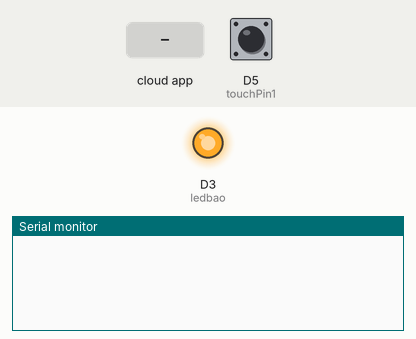
Recording of a sketch running on a simulated ESP8266 (NodeMCU). Parts: output pins drawn as LEDs (lit = HIGH), the last lines printed to the serial monitor. Inputs (shaded band) come from the test bench; at power-on: D5 (touchPin1) LOW. WiFi joins after 1.5 s; servers stay silent unless stated; network time is answered at once with the bench clock; the local clock reads 2024-03-15 10:24:30 at power-on unless the sketch sets it; the Firebase database answers and starts empty.

Above: at 14.7 s.
14.8 s: the phone or cloud app sets modeStatus to 1
At 18.2 s:
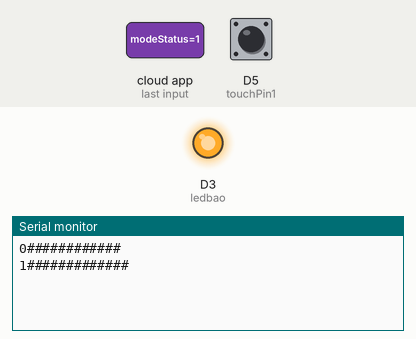
19.3 s: the phone or cloud app sets setHumidityMin to T
At 23.2 s:
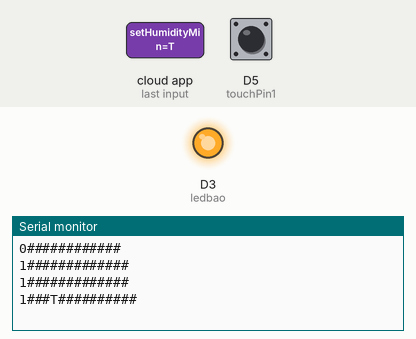
24.1 s: the phone or cloud app sets setHumidityMax to T
At 28.8 s:
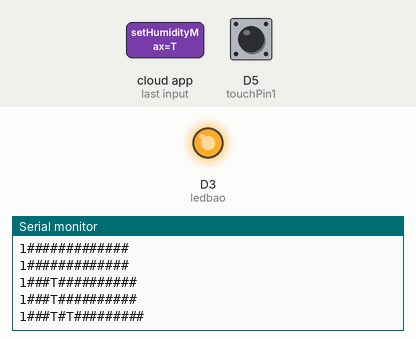
29.1 s: the phone or cloud app sets setTemperatureMin to T
At 33.8 s:
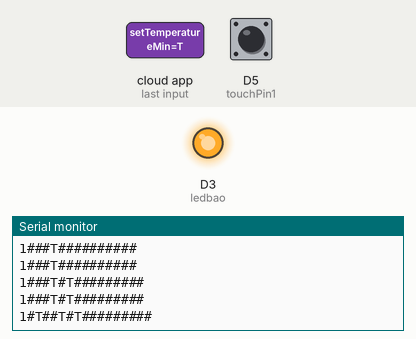
34.1 s: the phone or cloud app sets setTemperatureMax to T
At 38.8 s:
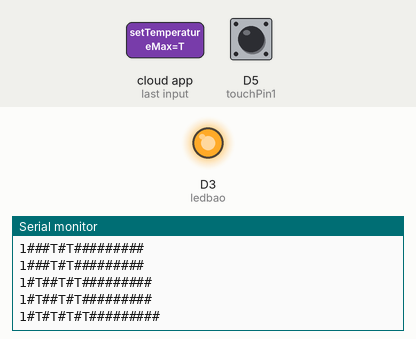
39.1 s: the phone or cloud app sets setTimeTurnOnSpeaker to T
At 41.6 s:
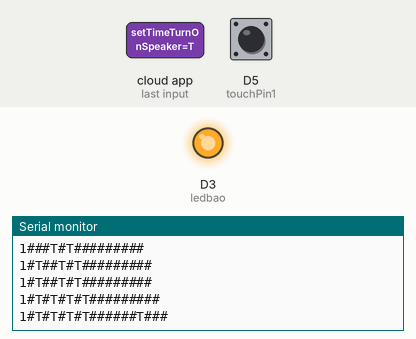

The sketch:

esp8266.ino
```cpp
#include <ESP8266WiFi.h> //https://github.com/esp8266/Arduino
#include <DNSServer.h>
#include <ESP8266WebServer.h>
#include "WiFiManager.h" //https://github.com/tzapu/WiFiManager
#include <FirebaseESP8266.h>
#include <NTPClient.h>
#include <WiFiUdp.h>

#define FIREBASE_HOST "testsound-c65dd-default-rtdb.firebaseio.com"
#define FIREBASE_AUTH "zsdBWuKvcJD4t7sLmAcGCHDjaEgrEiOPcwIVGrCQ"

int ledbao = 0;
int ledState1 = HIGH;         // the current state of the output pin
int buttonState1;             // the current reading from the input pin
int lastButtonState1 = LOW;   // the previous reading from the input pin
unsigned long timeBefore;
unsigned long timeBeforeManual;
unsigned long timeBeforeGetUART;
unsigned long timeBeforeSendUART;
int valueUARTReceivesCount = 0;
unsigned long lastDebounceTime1 = 0;  // the last time the output pin was toggled
unsigned long debounceDelay = 5000;    // the debounce time; increase if the output flickers
const byte touchPin1 = D5;
String iddevice = "100002";
String value = "";
String data = "";
String formattedDate;
String dayStamp;
String timeStamp;
String valueUARTReceive = "";
String valueUARTReceives[20];
String statusOutput = "";
String get_modeStatusFirebase;
String get_setTemperatureMinFirebase;
String get_setTemperatureMaxFirebase;
String get_setHumidityMinFirebase;
String get_setHumidityMaxFirebase;
String get_speakerStatusFirebase;
String get_doorStatusFirebase;
String get_waterPumpStatusFirebase;
String get_heaterStatusFirebase;
String get_fanStatusFirebase;
String get_fan2StatusFirebase;

String get_setTimeTurnOnSpeakerFirebase;
String get_setTimeTurnOffSpeakerFirebase;
String stringManual;

WiFiManager wifiManager;
WiFiUDP ntpUDP;
NTPClient timeClient(ntpUDP, "pool.ntp.org");
FirebaseData fireBase;

void configModeCallback (WiFiManager *myWiFiManager)
{
  // Serial.println("Entered config mode");
  // Serial.println(WiFi.softAPIP());
  // Serial.println(myWiFiManager->getConfigPortalSSID());
  WiFi.softAPIP();
  myWiFiManager->getConfigPortalSSID();
}
void checkButtonReset() {
   int reading1 = digitalRead(touchPin1); //gia tri nut nhan
   if (reading1 == HIGH) {
       digitalWrite(ledbao, !reading1);
   }
    if (reading1 != lastButtonState1) { //neu gia tri nut nhan hien tai ko bang gtri trc do
        lastDebounceTime1 = millis(); // thi set thoi gian bang tgian htai
    }
    if ((millis() - lastDebounceTime1) > debounceDelay) {
        if (reading1 != buttonState1) {
            buttonState1 = reading1;
            if (buttonState1 == HIGH) {
                ledState1 = !ledState1;
                digitalWrite(ledbao, HIGH);
                wifiManager.resetSettings();
                ESP.reset();
            }
        }
    }
    lastButtonState1 = reading1;
}

void setup()
{
  Serial.begin(9600);
  pinMode(ledbao, OUTPUT);
  //Khai bao wifiManager
  //Setup callback de khoi dong AP voi SSID "ESP+chipID"
  wifiManager.setAPCallback(configModeCallback);
  if (!wifiManager.autoConnect("Hung-IOT", "123456789"))
  {
    // Serial.println("failed to connect and hit timeout");
    //Neu ket noi that bai thi reset
    ESP.reset();
    delay(1000);
  }
  // Thanh cong thi bao ra man hinh
  // Serial.println("connected...");
  int n = 0;
  int k = 0;
  while(n < 1) {
    digitalWrite(ledbao, LOW);
    while (k < 100) //~~ 1s
    {
        checkButtonReset();
        delay(10);
        k++;
    }
    k = 0;
    digitalWrite(ledbao, HIGH);
    while (k < 100) //~~ 1s
    {
        checkButtonReset();
        delay(10);
        k++;
    }
    k = 0;
    n++;
  }
  Firebase.begin(FIREBASE_HOST, FIREBASE_AUTH);
  timeClient.begin();
  timeClient.setTimeOffset(25200);
  // Serial.println("done");
  delay(10000);
}
void loop()
{
  getValueUART();
  getFirebase();
  if (get_modeStatusFirebase == "1") {
    if((unsigned long) (millis() - timeBeforeManual) > 1000)
    {
      for(int i=5; i < 8; i++) {
        if (i == 5 ) {
            statusOutput = "temperature";
        }
        else if (i == 6 ) {
            statusOutput = "humidity";
        }
        else if (i == 7 ) {
            statusOutput = "totalBird";
        }
        String DBaddH = iddevice + "/dataRealtime/" + statusOutput;
        Firebase.setString(fireBase,DBaddH,valueUARTReceives[i]); //
      }
      timeBeforeManual = millis();
      stringManual = get_modeStatusFirebase + "#" + get_setTemperatureMinFirebase + "#" + get_setTemperatureMaxFirebase + "#" + get_setHumidityMinFirebase + "#" + get_setHumidityMaxFirebase + "#" + get_speakerStatusFirebase + "#" + get_doorStatusFirebase + "#" + get_waterPumpStatusFirebase + "#" + get_heaterStatusFirebase + "#" + get_fanStatusFirebase + "#" + get_setTimeTurnOnSpeakerFirebase + "#" + get_setTimeTurnOffSpeakerFirebase + "#" + get_fan2StatusFirebase + "#";
      //mode|TemperatureMin|TemperatureMax|HumidityMin|HumidityMax|speaker|door|waterPump|heater|fan|TimeTurnOnSpeaker|TimeTurnOffSpeaker + "$";
    }
  }
  else {
      updateFirebaseRealTime();
      if (stringManual != "0############") {
        stringManual = "0############";
      }
  }
  if((unsigned long) (millis() - timeBeforeSendUART) > 1000)
  {
    Serial.println(stringManual);
    timeBeforeSendUART = millis();
  }
  if((unsigned long) (millis() - timeBefore) > 5000)
  {
      getTime();
      updateFirebaseWithTime();
      timeBefore = millis();
  }
  valueUARTReceivesCount = 0;
}


void getTime() {
    while(!timeClient.update()) {
        timeClient.forceUpdate();
    }
    formattedDate = timeClient.getFormattedDate();
    int splitT = formattedDate.indexOf("T");
    dayStamp = formattedDate.substring(0, splitT);
    timeStamp = formattedDate.substring(splitT+1, formattedDate.length()-1);
    // dayStamp = valueUARTReceives[8];
    // timeStamp = valueUARTReceives[9];
    return;
}
void getValueUART()
{
  if((unsigned long) (millis() - timeBeforeGetUART) > 200)
  {
    while(Serial.available() > 0) {
      value = Serial.readString();
    }
      // door / speaker / waterPump / heater / fan / temperature / humidity / totalBird / "@";
    if (valueUARTReceive != value) {
      valueUARTReceive = value; //Serial đọc chuỗi
      if (valueUARTReceive != "") {
        while (valueUARTReceive.length() > 0)
        {
          int index = valueUARTReceive.indexOf('#');
          if (index == -1)
          {
            valueUARTReceives[valueUARTReceivesCount++] = valueUARTReceive;
            valueUARTReceivesCount = 0;
            break;
          }
          else
          {
            valueUARTReceives[valueUARTReceivesCount++] = valueUARTReceive.substring(0, index);
            valueUARTReceive = valueUARTReceive.substring(index+1);
          }
        }
      }
    }
  }
  value = "";
  return;
}

void updateFirebaseRealTime(){
  for (int i=0; i<9 ;i++) {
    if (i == 0 ) {
        statusOutput = "doorStatus";
    }
    else if (i == 1 ) {
        statusOutput = "speakerStatus";
    }
    else if (i == 2 ) {
        statusOutput = "waterPumpStatus";
    }
    else if (i == 3 ) {
        statusOutput = "heaterStatus";
    }
    else if (i == 4 ) {
        statusOutput = "fanStatus";
    }
    else if (i == 5 ) {
        statusOutput = "temperature";
    }
    else if (i == 6 ) {
        statusOutput = "humidity";
    }
    else if (i == 7 ) {
        statusOutput = "totalBird";
    }
    else if (i == 8 ) {
        statusOutput = "fan2Status";
    }
    String DBaddH = iddevice + "/dataRealtime/" + statusOutput;
    Firebase.setString(fireBase,DBaddH,valueUARTReceives[i]); //
  }

}

void updateFirebaseWithTime(){
  String DBaddH = iddevice + "/" + "dataWithTime" + "/" + dayStamp + "/" + timeStamp + "/" + "temperature";
  Firebase.setString(fireBase,DBaddH,valueUARTReceives[5]); //

  String DBaddHs = iddevice + "/" + "dataWithTime" + "/" + dayStamp + "/" + timeStamp + "/" + "humidity";
  Firebase.setString(fireBase,DBaddHs,valueUARTReceives[6]);

  String DBaddHss = iddevice + "/" + "dataWithTime" + "/" + dayStamp + "/" + timeStamp + "/" + "timeStamp";
  Firebase.setString(fireBase,DBaddHss,timeStamp);
}
void getFirebase() {
    Firebase.getString(fireBase,iddevice + "/modeStatus");
    get_modeStatusFirebase = fireBase.stringData();
    if (get_modeStatusFirebase == "1") {
        Firebase.getString(fireBase,iddevice + "/setValue/setHumidityMin");
        get_setHumidityMinFirebase = fireBase.stringData();

        Firebase.getString(fireBase,iddevice + "/setValue/setHumidityMax");
        get_setHumidityMaxFirebase = fireBase.stringData();

        Firebase.getString(fireBase,iddevice + "/setValue/setTemperatureMin");
        get_setTemperatureMinFirebase = fireBase.stringData();

        Firebase.getString(fireBase,iddevice + "/setValue/setTemperatureMax");
        get_setTemperatureMaxFirebase = fireBase.stringData();

        Firebase.getString(fireBase,iddevice + "/setValue/setTimeTurnOnSpeaker");
        get_setTimeTurnOnSpeakerFirebase = fireBase.stringData();

        Firebase.getString(fireBase,iddevice + "/setValue/setTimeTurnOffSpeaker");
        get_setTimeTurnOffSpeakerFirebase = fireBase.stringData();


        Firebase.getString(fireBase,iddevice + "/dataRealtime/doorStatus");
        get_doorStatusFirebase = fireBase.stringData();

        Firebase.getString(fireBase,iddevice + "/dataRealtime/fanStatus");
        get_fanStatusFirebase = fireBase.stringData();

        Firebase.getString(fireBase,iddevice + "/dataRealtime/fan2Status");
        get_fan2StatusFirebase = fireBase.stringData();

        Firebase.getString(fireBase,iddevice + "/dataRealtime/heaterStatus");
        get_heaterStatusFirebase = fireBase.stringData();

        Firebase.getString(fireBase,iddevice + "/dataRealtime/speakerStatus");
        get_speakerStatusFirebase = fireBase.stringData();

        Firebase.getString(fireBase,iddevice + "/dataRealtime/waterPumpStatus");
        get_waterPumpStatusFirebase = fireBase.stringData();
    }
    return;
}
void serialPrint() {
}
```

Measured:
- after the input at 14.8 s, the serial monitor: prints a new line after 3.1 s (image 1)
- after the input at 19.3 s, the serial monitor: prints a new line after 3.4 s (image 2)
- after the input at 24.1 s, the serial monitor: prints a new line after 3.9 s (image 3)
- after the input at 29.1 s, the serial monitor: prints a new line after 4.1 s (image 4)
- after the input at 34.1 s, the serial monitor: prints a new line after 3.9 s (image 5)
- after the input at 39.1 s, the serial monitor: prints a new line after 1.8 s (image 6)
